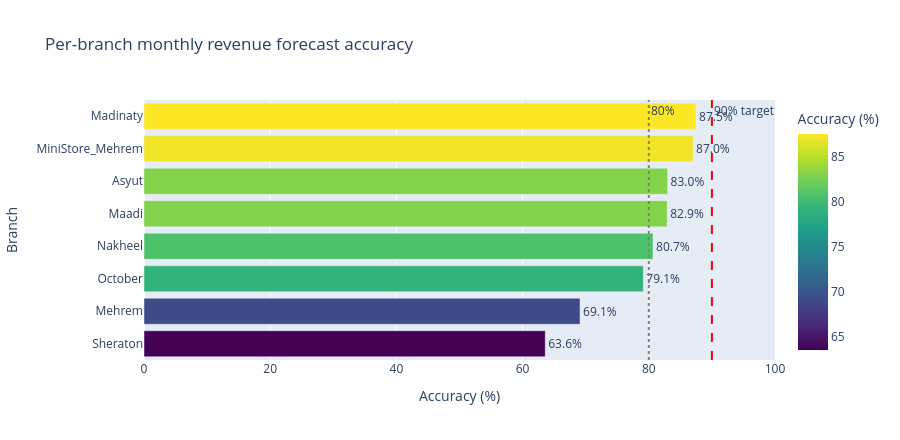

Here is the notebook cell this chart was saved with:
### Code cell
fig = px.bar(
    pb_monthly.sort_values("accuracy_pct", ascending=True),
    x="accuracy_pct", y="branch", orientation="h",
    text="accuracy_pct",
    title="Per-branch monthly revenue forecast accuracy",
    labels={"accuracy_pct": "Accuracy (%)", "branch": "Branch"},
    color="accuracy_pct", color_continuous_scale="Viridis",
)
fig.update_traces(texttemplate="%{text:.1f}%", textposition="outside")
fig.update_layout(height=440, xaxis_range=[0, 100])
fig.add_vline(x=90, line_dash="dash", line_color="red", annotation_text="90% target")
fig.add_vline(x=80, line_dash="dot", line_color="gray", annotation_text="80%")
fig.show()

### Figure 1 — Plotly figure (JSON) as saved in the notebook; plotly's stock layout.template omitted (floating-point values rounded to 4 significant figures)
{"data": [{"alignmentgroup": "True", "hovertemplate": "Accuracy (%)=%{marker.color}<br>Branch=%{y}<extra></extra>", "legendgroup": "", "marker": {"color": [63.59, 69.1, 79.13, 80.67, 82.91, 82.98, 87.01, 87.49], "coloraxis": "coloraxis", "pattern": {"shape": ""}}, "name": "", "offsetgroup": "", "orientation": "h", "showlegend": false, "text": [63.59, 69.1, 79.13, 80.67, 82.91, 82.98, 87.01, 87.49], "textposition": "outside", "texttemplate": "%{text:.1f}%", "type": "bar", "x": [63.59, 69.1, 79.13, 80.67, 82.91, 82.98, 87.01, 87.49], "xaxis": "x", "y": ["Sheraton", "Mehrem", "October", "Nakheel", "Maadi", "Asyut", "MiniStore_Mehrem", "Madinaty"], "yaxis": "y"}], "layout": {"annotations": [{"showarrow": false, "text": "90% target", "x": 90, "xanchor": "left", "xref": "x", "y": 1, "yanchor": "top", "yref": "y domain"}, {"showarrow": false, "text": "80%", "x": 80, "xanchor": "left", "xref": "x", "y": 1, "yanchor": "top", "yref": "y domain"}], "barmode": "relative", "coloraxis": {"colorbar": {"title": {"text": "Accuracy (%)"}}, "colorscale": [[0, "#440154"], [0.1111, "#482878"], [0.2222, "#3e4989"], [0.3333, "#31688e"], [0.4444, "#26828e"], [0.5556, "#1f9e89"], [0.6667, "#35b779"], [0.7778, "#6ece58"], [0.8889, "#b5de2b"], [1, "#fde725"]]}, "height": 440, "legend": {"tracegroupgap": 0}, "shapes": [{"line": {"color": "red", "dash": "dash"}, "type": "line", "x0": 90, "x1": 90, "xref": "x", "y0": 0, "y1": 1, "yref": "y domain"}, {"line": {"color": "gray", "dash": "dot"}, "type": "line", "x0": 80, "x1": 80, "xref": "x", "y0": 0, "y1": 1, "yref": "y domain"}], "title": {"text": "Per-branch monthly revenue forecast accuracy"}, "xaxis": {"anchor": "y", "domain": [0, 1], "range": [0, 100], "title": {"text": "Accuracy (%)"}}, "yaxis": {"anchor": "x", "domain": [0, 1], "title": {"text": "Branch"}}}}
